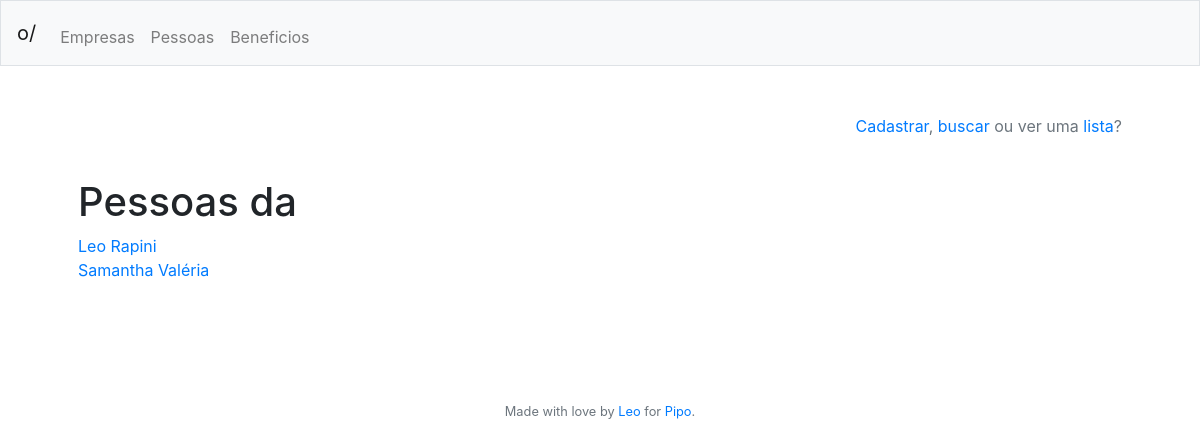
/pessoas/lista (signed in), run on an earlier commit of the app's database.
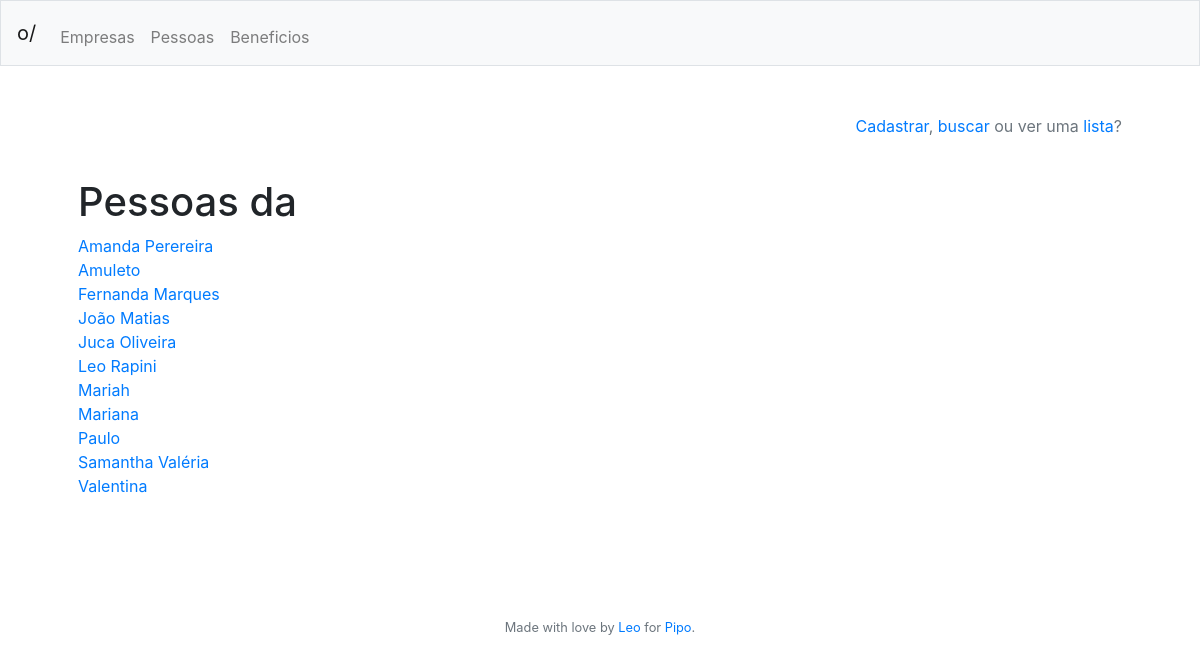
And on a later commit of the database.
### tables this page shows
CREATE TABLE colaborador
	(id INTEGER NOT NULL PRIMARY KEY AUTOINCREMENT,
	id_empresa INTEGER NOT NULL,
	nome VARCHAR(255) NOT NULL,
	cpf VARCHAR(11) NOT NULL,
	ativo VARCHAR(1) NOT NULL,
	timestamp DATETIME DEFAULT CURRENT_TIMESTAMP);

### app.py (the view)
@app.route("/pessoas/lista", methods=['GET'])
@login_required
def pessoaslista():
	return render_template("colaboradoreslista.html", header = get_header(session),
							lista_colaboradores = get_colaboradores(session["id_empresa"]))

### app.py (called while the page is built)
@app.after_request
def after_request(response):
    response.headers["Cache-Control"] = "no-cache, no-store, must-revalidate"
    response.headers["Expires"] = 0
    response.headers["Pragma"] = "no-cache"
    return response

@app.teardown_request
def remove_session(ex=None):
    db.remove()

def login_required(f):
    @wraps(f)
    def decorated_function(*args, **kwargs):
        if session.get("id_usuario") is None:
            return redirect("/login")
        return f(*args, **kwargs)
    return decorated_function

def get_header(session):
	try:
		header = {"nome": session["nome"],
					"empresa": session["empresa"],
					"admin": get_admin_title(session["admin"]),
					"id_usuario": session["id_usuario"]}
	except:
		header = {"nome": "",
					"empresa": "",
					"admin": "",
					"id_usuario": ""}
	return header

def get_colaboradores(id_empresa):
	colaboradores = db.execute("""SELECT * FROM colaborador WHERE id_empresa = :id_empresa
								ORDER BY nome""", {"id_empresa": id_empresa}).fetchall()
	return colaboradores

### templates/colaboradoreslista.html
{% extends "layout.html" %}
{% block main %}
	<p align="right" class="text-muted"><a href="/pessoas/cadastro">Cadastrar</a>, <a href="/pessoas/busca">buscar</a> ou ver uma <a href="/pessoas/lista">lista</a>?</p>
	<br>
	<h1>Pessoas da {{ header["empresa"] }}</h1>
	{% if lista_colaboradores|length %}
		{% for colaborador in lista_colaboradores %}
			<a href="/pessoas/perfil/{{ colaborador['id'] }}">{{ colaborador["nome"] }}</a><br>
		{% endfor %}
	{% else %}
		<p>Nenhum resultado encontrado :(</p>
	{% endif %}
{% endblock %}

### templates/layout.html (shortened to what this page needs)
<!DOCTYPE html>
<html lang="pt">
    <head>
        <link href="https://maxcdn.bootstrapcdn.com/bootstrap/4.1.3/css/bootstrap.min.css" rel="stylesheet">
    </head>
    <body>
        <nav class="navbar navbar-expand-md navbar-light bg-light border">
            <a class="navbar-brand" href="/">o/ {{ header["empresa"] }} {{ header["admin"] }}</span></a>
            <div class="collapse navbar-collapse" id="navbar">
                    <ul class="navbar-nav mr-auto mt-2">
                        <li class="nav-item"><a class="nav-link" href="/empresas">Empresas</a></li>
                        <li class="nav-item"><a class="nav-link" href="/pessoas">Pessoas</a></li>
                        <li class="nav-item"><a class="nav-link" href="/beneficios">Beneficios</a></li>
                    </ul>
            </div>
        </nav>
        <main class="container p-5">
            {% block main %}{% endblock %}
        </main>
        <br><br><br>
        <footer class="small text-center text-muted">
           Made with love by <a href="https://github.com/leorapini" target="_blank">Leo</a> for <a href="https://piposaude.com.br" target="_blank">Pipo</a>.
        </footer>
    </body>
</html>

What changed in the data, as far as the page shows it:
added colaborador: nome "Amanda Perereira"
added colaborador: nome "Amuleto"
added colaborador: nome "Fernanda Marques"
added colaborador: nome "João Matias"
added colaborador: nome "Juca Oliveira"
added colaborador: nome "Mariah"
added colaborador: nome "Mariana"
added colaborador: nome "Paulo"
added colaborador: nome "Valentina"
